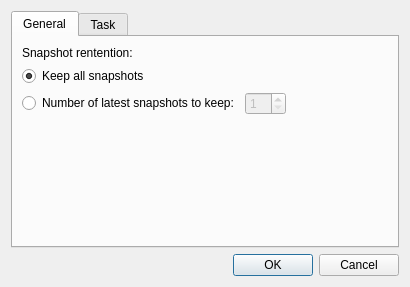
<?xml version="1.0" encoding="UTF-8"?>
<ui version="4.0">
 <class>dialog_options</class>
 <widget class="QDialog" name="dialog_options">
  <property name="geometry">
   <rect>
    <x>0</x>
    <y>0</y>
    <width>410</width>
    <height>287</height>
   </rect>
  </property>
  <property name="windowTitle">
   <string>Options</string>
  </property>
  <layout class="QVBoxLayout" name="verticalLayout">
   <item>
    <widget class="QTabWidget" name="tabWidget">
     <property name="currentIndex">
      <number>0</number>
     </property>
     <widget class="QWidget" name="tab_general">
      <attribute name="title">
       <string>General</string>
      </attribute>
      <layout class="QGridLayout" name="gridLayout">
       <item row="2" column="1">
        <widget class="QSpinBox" name="spinBox">
         <property name="enabled">
          <bool>false</bool>
         </property>
         <property name="minimum">
          <number>1</number>
         </property>
        </widget>
       </item>
       <item row="1" column="0">
        <widget class="QRadioButton" name="radioButton_4">
         <property name="text">
          <string>Keep all snapshots</string>
         </property>
         <property name="checked">
          <bool>true</bool>
         </property>
        </widget>
       </item>
       <item row="0" column="0">
        <widget class="QLabel" name="label_2">
         <property name="text">
          <string>Snapshot rentention:</string>
         </property>
        </widget>
       </item>
       <item row="2" column="0">
        <widget class="QRadioButton" name="radioButton_5">
         <property name="text">
          <string>Number of latest snapshots to keep:</string>
         </property>
        </widget>
       </item>
       <item row="3" column="0">
        <spacer name="verticalSpacer">
         <property name="orientation">
          <enum>Qt::Vertical</enum>
         </property>
         <property name="sizeHint" stdset="0">
          <size>
           <width>20</width>
           <height>40</height>
          </size>
         </property>
        </spacer>
       </item>
       <item row="2" column="2">
        <spacer name="horizontalSpacer">
         <property name="orientation">
          <enum>Qt::Horizontal</enum>
         </property>
         <property name="sizeHint" stdset="0">
          <size>
           <width>40</width>
           <height>20</height>
          </size>
         </property>
        </spacer>
       </item>
      </layout>
     </widget>
     <widget class="QWidget" name="tab_task">
      <attribute name="title">
       <string>Task</string>
      </attribute>
      <layout class="QVBoxLayout" name="verticalLayout_2">
       <item>
        <widget class="QLabel" name="label">
         <property name="text">
          <string>Output format:</string>
         </property>
        </widget>
       </item>
       <item>
        <widget class="QRadioButton" name="radioButton">
         <property name="text">
          <string>Add the current date</string>
         </property>
         <property name="checked">
          <bool>true</bool>
         </property>
        </widget>
       </item>
       <item>
        <widget class="QRadioButton" name="radioButton_2">
         <property name="text">
          <string>Add version number</string>
         </property>
        </widget>
       </item>
       <item>
        <widget class="QRadioButton" name="radioButton_3">
         <property name="text">
          <string>Add nothing</string>
         </property>
        </widget>
       </item>
       <item>
        <spacer name="verticalSpacer_2">
         <property name="orientation">
          <enum>Qt::Vertical</enum>
         </property>
         <property name="sizeHint" stdset="0">
          <size>
           <width>20</width>
           <height>40</height>
          </size>
         </property>
        </spacer>
       </item>
      </layout>
     </widget>
    </widget>
   </item>
   <item>
    <widget class="QDialogButtonBox" name="buttonBox">
     <property name="orientation">
      <enum>Qt::Horizontal</enum>
     </property>
     <property name="standardButtons">
      <set>QDialogButtonBox::Cancel|QDialogButtonBox::Ok</set>
     </property>
    </widget>
   </item>
  </layout>
 </widget>
 <resources/>
 <connections>
  <connection>
   <sender>buttonBox</sender>
   <signal>accepted()</signal>
   <receiver>dialog_options</receiver>
   <slot>accept()</slot>
   <hints>
    <hint type="sourcelabel">
     <x>248</x>
     <y>254</y>
    </hint>
    <hint type="destinationlabel">
     <x>157</x>
     <y>274</y>
    </hint>
   </hints>
  </connection>
  <connection>
   <sender>buttonBox</sender>
   <signal>rejected()</signal>
   <receiver>dialog_options</receiver>
   <slot>reject()</slot>
   <hints>
    <hint type="sourcelabel">
     <x>316</x>
     <y>260</y>
    </hint>
    <hint type="destinationlabel">
     <x>286</x>
     <y>274</y>
    </hint>
   </hints>
  </connection>
 </connections>
</ui>
